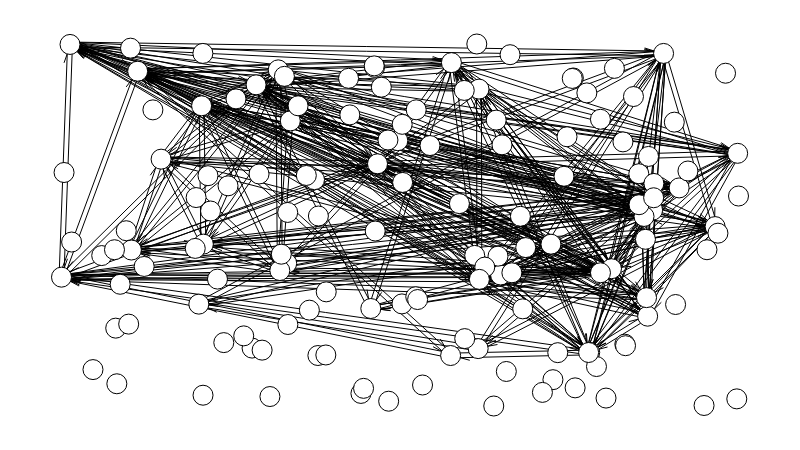

The notebook cell this image was saved under:
### Code cell
espec.draw()

### Figure 1 — Plotly figure (JSON) as saved in the notebook; plotly's stock layout.template omitted (floating-point values rounded to 4 significant figures; data arrays with more than 128 entries replaced by an {"elided": "..."} marker saying what was removed)
{"data": [{"hoverinfo": "none", "line": {"color": "rgb(127, 127, 127)", "dash": "solid", "width": 0}, "mode": "lines", "type": "scatter", "x": [0.4961, 0.4961, null, 0, 1, null], "y": [0, 1, null, 0.5003, 0.5003, null]}, {"hoverinfo": "none", "line": {"color": "rgb(0, 0, 0)", "dash": "solid", "width": 1}, "mode": "lines", "type": "scatter", "x": {"elided": "2424 float values"}, "y": {"elided": "2424 float values"}}, {"hoverinfo": "none", "marker": {"color": "rgb(255, 255, 255)", "line": {"color": "rgb(0, 0, 0)", "width": 1}, "size": 20, "symbol": "circle"}, "mode": "markers+text", "text": {"elided": "141 null values"}, "textfont": {"color": "rgb(0, 0, 0)"}, "textposition": "middle center", "type": "scatter", "x": {"elided": "141 float values"}, "y": {"elided": "141 float values"}}, {"hoverinfo": "none", "mode": "text", "text": [], "textfont": {"color": "rgb(255, 255, 255)"}, "textposition": "middle center", "type": "scatter", "x": [], "y": []}, {"hoverinfo": "none", "mode": "text", "text": {"elided": "141 null values"}, "textfont": {"color": "rgb(0, 0, 0)"}, "textposition": "middle center", "type": "scatter", "x": {"elided": "141 float values"}, "y": {"elided": "141 float values"}}, {"hoverinfo": "none", "mode": "text", "text": {"elided": "404 null values"}, "textfont": {"color": "rgb(0, 0, 0)"}, "textposition": "middle center", "type": "scatter", "x": {"elided": "404 float values"}, "y": {"elided": "404 float values"}}, {"hoverinfo": "none", "marker": {"color": "rgba(255, 255, 255, 0)", "line": {"color": "rgba(255, 255, 255, 0)", "width": 0}, "size": 0, "symbol": "circle"}, "mode": "markers", "type": "scatter", "x": [0.5, 0, 1, 0.5], "y": [0, 0.5, 0.5, 1]}], "layout": {"height": 450, "hovermode": "closest", "margin": {"b": 10, "l": 10, "r": 10, "t": 10}, "plot_bgcolor": "rgb(255, 255, 255)", "showlegend": false, "width": 800, "xaxis": {"fixedrange": true, "showgrid": false, "showticklabels": false, "zeroline": false}, "yaxis": {"fixedrange": true, "showgrid": false, "showticklabels": false, "zeroline": false}}}
